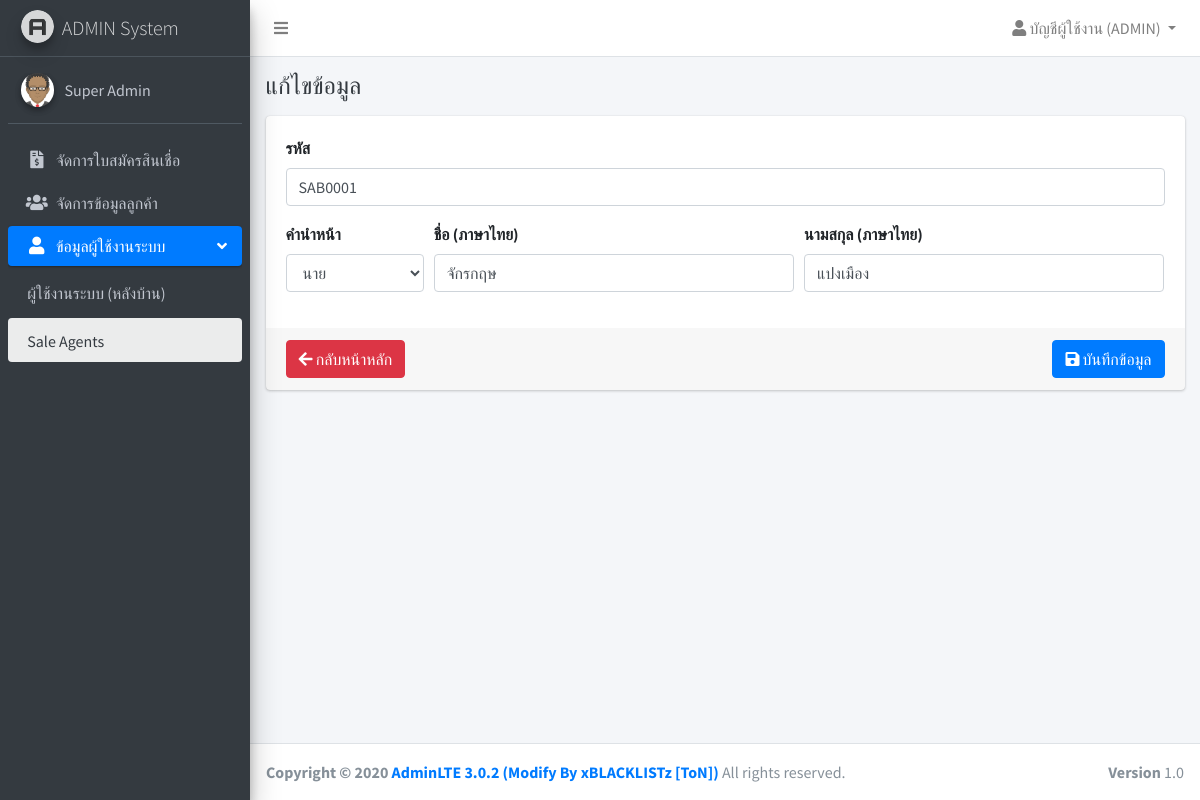
Screenshot of /admin/sales/forms.php?page=admins&sub=users&id=1 (signed in) with the database file from the repository.
### tables this page shows
CREATE TABLE `users` (
  `id` int(11) NOT NULL,
  `username` varchar(32) NOT NULL,
  `password` varchar(64) NOT NULL,
  `name` varchar(255) NOT NULL,
  `is_owner` int(1) NOT NULL,
  `role` varchar(10) NOT NULL,
  `created_at` timestamp NOT NULL DEFAULT current_timestamp(),
  `updated_at` timestamp NULL DEFAULT NULL ON UPDATE current_timestamp()
);

CREATE TABLE `saleagents` (
  `id` int(11) NOT NULL,
  `code` varchar(15) NOT NULL,
  `prefix_name` varchar(10) NOT NULL,
  `first_name` varchar(64) NOT NULL,
  `last_name` varchar(64) NOT NULL,
  `created_at` timestamp NOT NULL DEFAULT current_timestamp(),
  `updated_at` timestamp NULL DEFAULT NULL ON UPDATE current_timestamp()
);

### app/SQLiManager.php (called while the page is built, shortened)
<?php
if(class_exists('SQLiManager') === false)
{
	class SQLiManager{
		var $table;
		var $field;
		var $condition;
		public function SQLiManager()
		{
			$this->connect = mysqli_connect(DB_HOST,DB_USER,DB_PASS,DB_NAME);
			$cs1 = "SET character_set_results=utf8";
			mysqli_query($this->connect,$cs1) or die('Error query: ' . mysqli_error($this->connect));
			$cs2 = "SET character_set_client = utf8";
			mysqli_query($this->connect,$cs2) or die('Error query: ' . mysqli_error($this->connect));
			$cs3 = "SET character_set_connection = utf8";
			mysqli_query($this->connect,$cs3) or die('Error query: ' . mysqli_error($this->connect));
			$this->field="*";
		}
		public function select()
		{
			$this->sql="SELECT $this->field FROM $this->table $this->condition";
			$result=mysqli_query($this->connect,$this->sql) or trigger_error(mysqli_error($this->connect),E_USER_ERROR);
			return $result;
		}
	}
}
?>

### app/check_auth.php (called while the page is built, shortened)
<?php
$sql = new SQLiManager();
if( !empty($_SESSION["admin"]) ){
	$sql->table = "users";
	$sql->field = "name, username";
	$sql->condition = "WHERE id={$_SESSION["admin"]}";
	$rsAuth = $sql->select();
}
if( !empty($rsAuth) ){
	if( mysqli_num_rows($rsAuth) <= 0 ){
		session_destroy();
		ob_clean();
		header("location:".URL);
	}
	else{
		$auth = mysqli_fetch_assoc($rsAuth);
	}
}

### admin/layouts/menu_init.php (called while the page is built)
<?php
$menu[] = ["label"=>"จัดการใบสมัครสินเชื่อ", "key"=>"borrows", "url"=>URL."admin/borrows", 'icon'=>'fas fa-file-invoice-dollar'];
$menu[] = ["label"=>"จัดการข้อมูลลูกค้า", "key"=>"customers", "url"=>URL."admin/customers", 'icon'=>'fa fa-users'];
$sub_admin[] = ["label"=>"ผู้ใช้งานระบบ (หลังบ้าน)", "key"=>"admins", "url"=>URL."admin/users", 'icon'=>''];
$sub_admin[] = ["label"=>"Sale Agents", "key"=>"users", "url"=>URL."admin/sales", 'icon'=>''];
$menu[] = ["label"=>"ข้อมูลผู้ใช้งานระบบ", "key"=>"admins", 'icon'=>'fa fa-user', "sub"=>$sub_admin];

### app/fn.php (called while the page is built, shortened)
<?php
function prefix(){
	$_prefix = [];
	$_prefix[] = ['id'=>1, 'name'=>'นาย'];
	$_prefix[] = ['id'=>2, 'name'=>'นาง'];
	$_prefix[] = ['id'=>3, 'name'=>'นางสาว'];
	return $_prefix;
}

### admin/sales/forms.php (the view, shortened to what this page needs)
<?php
include("../layouts/header.php");
include($_pathURL."admin/layouts/navbar.php");
include($_pathURL."admin/layouts/menu.php");
$_title = "เพิ่มข้อมูล";
$_action = URL."admin/sales/save.php?page={$_GET["page"]}";
if( !empty($_GET["id"]) ){
	$sql->table = "saleagents";
	$sql->condition = "WHERE id={$_GET["id"]} LIMIT 1";
	$query = $sql->select();
	$result = mysqli_fetch_assoc($query);
	$_title = "แก้ไขข้อมูล";
	$_action = URL."admin/sales/update.php?page={$_GET["page"]}";
}
?>
<div class="content-wrapper">
	<div class="content-header">
		<div class="container-fluid">
			<div class="row">
				<div class="col-sm-12">
					<div class="clearfix">
						<h4 class="m-0 text-dark float-left"><?= !empty($_title) ? $_title : "" ?></h4>
					</div>
				</div>
			</div>
		</div>
	</div>
	<section class="content">
		<div class="container-fluid">
			<div class="card">
				<form class="form-submit" action="<?=$_action?>" method="POST">
					<div class="card-body">
						<div class="form-group">
							<label for="code">รหัส</label>
							<input type="text" class="form-control" id="code" name="code" placeholder="รหัส (หากไม่กรอก ระบบจะดำเนินการให้อัตโนมัติ)" value="<?= !empty($result["code"]) ? $result["code"] : "" ?>">
						</div>
						<div class="form-row">
							<div class="form-group col-md-2">
								<label for="prefix_name">คำนำหน้า</label>
								<select name="prefix_name" id="prefix_name" class="form-control">
									<?php
									foreach (prefix() as $key => $value) {
										$sel = '';
										if( !empty($result["prefix_name"]) ){
											if( $result["prefix_name"] == $value["id"] ) $sel = 'selected="1"';
										}
										echo '<option value="'.$value["id"].'" '.$sel.'>'.$value["name"].'</option>';
									}
									?>
								</select>
							</div>
							<div class="form-group col-md-5">
								<label for="prefix_name">ชื่อ (ภาษาไทย)</label>
								<input type="text" class="form-control" id="first_name" name="first_name" placeholder="ชื่อ (ภาษาไทย)" value="<?= !empty($result["first_name"]) ? $result["first_name"] : "" ?>">
							</div>
							<div class="form-group col-md-5">
								<label for="prefix_name">นามสกุล (ภาษาไทย)</label>
								<input type="text" class="form-control" id="last_name" name="last_name" placeholder="นามสกุล (ภาษาไทย)" value="<?= !empty($result["last_name"]) ? $result["last_name"] : "" ?>">
							</div>
						</div>
					</div>
					<div class="card-footer">
						<div class="clearfix">
							<a href="<?=URL?>admin/sales/?page=<?=$_GET["page"]?>" class="btn btn-danger float-left">
								<i class="fa fa-arrow-left"></i> กลับหน้าหลัก
							</a>
							<button type="submit" class="btn btn-primary btn-submit float-right">
								<i class="fa fa-save"></i> บันทึกข้อมูล
							</button>
						</div>
					</div>
				</form>
			</div>
		</div>
	</section>
</div>
<?php
include($_pathURL."admin/layouts/footer.php");
?>

### admin/layouts/navbar.php (shortened to what this page needs)
<nav class="main-header navbar navbar-expand navbar-white navbar-light">
	<ul class="navbar-nav">
		<li class="nav-item">
			<a class="nav-link" data-widget="pushmenu" href="#"><i class="fas fa-bars"></i></a>
		</li>
	</ul>
	<ul class="navbar-nav ml-auto">
		<li class="nav-item dropdown">
			<a class="nav-link dropdown-toggle" href="#" id="navbarDropdown" role="button" data-toggle="dropdown" aria-haspopup="true" aria-expanded="false">
				<i class="fa fa-user"></i> บัญชีผู้ใช้งาน (<?=strtoupper($auth["username"])?>)
			</a>
		</li>
	</ul>
</nav>

### admin/layouts/menu.php (shortened to what this page needs)
<aside class="main-sidebar sidebar-dark-primary elevation-4">
	<a href="index3.html" class="brand-link">
		<img src="<?=IMAGES?>/AdminLTELogo.png" alt="AdminLTE Logo" class="brand-image img-circle elevation-3"
		style="opacity: .8">
		<span class="brand-text font-weight-light">ADMIN System</span>
	</a>
	<div class="sidebar">
		<div class="user-panel mt-3 pb-3 mb-3 d-flex">
			<div class="image">
				<img src="<?=IMAGES?>/avatar.png" class="img-circle elevation-2" alt="User Image">
			</div>
			<div class="info">
				<a href="" class="d-block"><?=$auth["name"]?></a>
			</div>
		</div>
          <?php include("menu_init.php"); ?>
		<nav class="mt-2">
			<ul class="nav nav-pills nav-sidebar flex-column" data-widget="treeview" role="menu" data-accordion="false">
               <?php
               foreach ($menu as $key => $value) {
                    if( empty($value["sub"]) ){
                         ?>
                         <li class="nav-item">
                              <a href="<?=$value["url"]?>?page=<?=$value['key']?>" class="nav-link <?= $value['key'] == $_GET['page'] ? "active" : "" ?>">
                                   <i class="nav-icon <?=$value["icon"]?>"></i>
                                   <p>
                                        <?=$value["label"]?>
                                   </p>
                              </a>
                         </li>
                         <?php
                    }
                    else{
                         ?>
                         <li class="nav-item has-treeview <?= $value['key'] == $_GET['page'] ? "menu-open" : "" ?>">
                              <a href="#" class="nav-link <?= $value['key'] == $_GET['page'] ? "active" : "" ?>">
                                   <i class="nav-icon <?=$value["icon"]?>"></i>
                                   <p>
                                        <?=$value["label"]?>
                                        <i class="right fas fa-angle-left"></i>
                                   </p>
                              </a>
                              <ul class="nav nav-treeview">
                                   <?php
                                   foreach ($value["sub"] as $sub) {
                                        ?>
                                        <li class="nav-item">
                                             <a href="<?=$sub['url']?>?page=<?=$value["key"]?>&sub=<?=$sub["key"]?>" class="nav-link  <?= $sub['key'] == $_GET['sub'] ? "active" : "" ?>">
                                                  <p><?=$sub['label']?></p>
                                             </a>
                                        </li>
                                        <?php
                                   }
                                   ?>
                              </ul>
                         </li>
                         <?php
                    }
               }
               ?>
          </ul>
      </nav>
  </div>
</aside>

### rows the page displays
users: username "ADMIN", name "Super Admin"
saleagents: code "SAB0001", first_name "จักรกฤษ", last_name "แปงเมือง"

### other values shown
$value["label"] "จัดการใบสมัครสินเชื่อ"
$value["label"] "จัดการข้อมูลลูกค้า"
$value["label"] "ข้อมูลผู้ใช้งานระบบ"
$sub['label'] "ผู้ใช้งานระบบ (หลังบ้าน)"
$sub['label'] "Sale Agents"
$_title "แก้ไขข้อมูล"
form field prefix_name "นาย"
